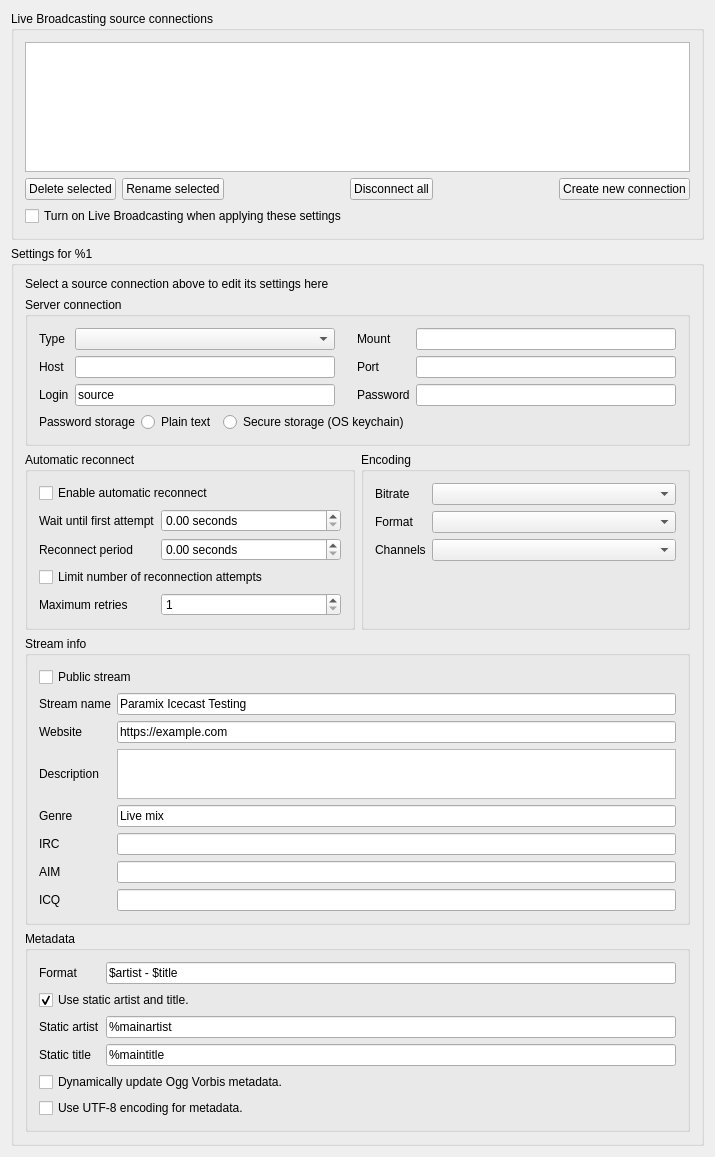
<?xml version="1.0" encoding="UTF-8"?>
<ui version="4.0">
 <class>DlgPrefBroadcastDlg</class>
 <widget class="QWidget" name="DlgPrefBroadcastDlg">
  <property name="geometry">
   <rect>
    <x>0</x>
    <y>0</y>
    <width>715</width>
    <height>1012</height>
   </rect>
  </property>
  <property name="windowTitle">
   <string>Live Broadcasting Preferences</string>
  </property>
  <layout class="QGridLayout" rowstretch="0,0,0,0,0,0,0">
   <item row="0" column="0" colspan="2">
    <widget class="QGroupBox" name="groupBoxProfiles">
     <property name="title">
      <string>Live Broadcasting source connections</string>
     </property>
     <layout class="QVBoxLayout" name="verticalLayout_7">
      <item>
       <widget class="QTableView" name="connectionList">
        <property name="minimumSize">
         <size>
          <width>0</width>
          <height>130</height>
         </size>
        </property>
        <property name="styleSheet">
         <string notr="true"/>
        </property>
        <property name="selectionMode">
         <enum>QAbstractItemView::SingleSelection</enum>
        </property>
        <property name="selectionBehavior">
         <enum>QAbstractItemView::SelectRows</enum>
        </property>
        <property name="showGrid">
         <bool>true</bool>
        </property>
        <property name="gridStyle">
         <enum>Qt::NoPen</enum>
        </property>
        <attribute name="horizontalHeaderHighlightSections">
         <bool>true</bool>
        </attribute>
        <attribute name="horizontalHeaderStretchLastSection">
         <bool>true</bool>
        </attribute>
        <attribute name="verticalHeaderVisible">
         <bool>false</bool>
        </attribute>
        <attribute name="verticalHeaderHighlightSections">
         <bool>false</bool>
        </attribute>
       </widget>
      </item>
      <item>
       <layout class="QGridLayout" name="gridLayout_4">
        <item row="0" column="0">
         <widget class="QPushButton" name="btnRemoveConnection">
          <property name="text">
           <string>Delete selected</string>
          </property>
         </widget>
        </item>
        <item row="0" column="3">
         <widget class="QPushButton" name="btnDisconnectAll">
          <property name="text">
           <string>Disconnect all</string>
          </property>
         </widget>
        </item>
        <item row="0" column="4">
         <spacer name="horizontalSpacer_3">
          <property name="orientation">
           <enum>Qt::Horizontal</enum>
          </property>
          <property name="sizeHint" stdset="0">
           <size>
            <width>40</width>
            <height>20</height>
           </size>
          </property>
         </spacer>
        </item>
        <item row="0" column="5">
         <widget class="QPushButton" name="btnCreateConnection">
          <property name="text">
           <string>Create new connection</string>
          </property>
         </widget>
        </item>
        <item row="0" column="2">
         <spacer name="horizontalSpacer">
          <property name="orientation">
           <enum>Qt::Horizontal</enum>
          </property>
          <property name="sizeType">
           <enum>QSizePolicy::Expanding</enum>
          </property>
          <property name="sizeHint" stdset="0">
           <size>
            <width>40</width>
            <height>20</height>
           </size>
          </property>
         </spacer>
        </item>
        <item row="0" column="1">
         <widget class="QPushButton" name="btnRenameConnection">
          <property name="text">
           <string>Rename selected</string>
          </property>
         </widget>
        </item>
       </layout>
      </item>
      <item>
       <widget class="QCheckBox" name="connectOnApply">
        <property name="text">
         <string>Turn on Live Broadcasting when applying these settings</string>
        </property>
        <property name="checked">
         <bool>false</bool>
        </property>
       </widget>
      </item>
     </layout>
    </widget>
   </item>
   <item row="2" column="0" colspan="2">
    <widget class="QGroupBox" name="groupBoxProfileSettings">
     <property name="title">
      <string>Settings for %1</string>
     </property>
     <layout class="QGridLayout" name="gridLayout_8">
      <item row="2" column="0">
       <widget class="QGroupBox" name="groupBoxAutomaticReconnect">
        <property name="title">
         <string>Automatic reconnect</string>
        </property>
        <layout class="QVBoxLayout" name="verticalLayout_3">
         <item>
          <layout class="QVBoxLayout" name="verticalLayout_5">
           <item>
            <widget class="QCheckBox" name="checkBoxEnableReconnect">
             <property name="toolTip">
              <string>Reconnect if the connection to the streaming server is lost.</string>
             </property>
             <property name="text">
              <string>Enable automatic reconnect</string>
             </property>
            </widget>
           </item>
           <item>
            <widget class="QWidget" name="widgetReconnectControls" native="true">
             <layout class="QGridLayout" name="gridLayout_5">
              <property name="margin">
               <number>0</number>
              </property>
              <item row="0" column="0">
               <layout class="QGridLayout" name="gridLayout_2">
                <item row="1" column="0">
                 <widget class="QLabel" name="label_18">
                  <property name="text">
                   <string>Reconnect period</string>
                  </property>
                 </widget>
                </item>
                <item row="1" column="1">
                 <widget class="QDoubleSpinBox" name="spinBoxReconnectPeriod">
                  <property name="toolTip">
                   <string>Time to wait between two reconnection attempts.</string>
                  </property>
                  <property name="suffix">
                   <string> seconds</string>
                  </property>
                  <property name="decimals">
                   <number>2</number>
                  </property>
                  <property name="maximum">
                   <double>3600.000000000000000</double>
                  </property>
                 </widget>
                </item>
                <item row="3" column="1">
                 <widget class="QSpinBox" name="spinBoxMaximumRetries">
                  <property name="sizePolicy">
                   <sizepolicy hsizetype="Expanding" vsizetype="Fixed">
                    <horstretch>0</horstretch>
                    <verstretch>0</verstretch>
                   </sizepolicy>
                  </property>
                  <property name="minimum">
                   <number>1</number>
                  </property>
                  <property name="maximum">
                   <number>100</number>
                  </property>
                 </widget>
                </item>
                <item row="3" column="0">
                 <widget class="QLabel" name="label_17">
                  <property name="text">
                   <string>Maximum retries</string>
                  </property>
                 </widget>
                </item>
                <item row="2" column="0" colspan="2">
                 <widget class="QCheckBox" name="checkBoxLimitReconnects">
                  <property name="toolTip">
                   <string comment="Uncheck for unlimited reconnect attempts."/>
                  </property>
                  <property name="text">
                   <string>Limit number of reconnection attempts</string>
                  </property>
                 </widget>
                </item>
                <item row="0" column="1">
                 <widget class="QDoubleSpinBox" name="spinBoxFirstDelay">
                  <property name="toolTip">
                   <string>Time to wait before the first reconnection attempt is made.</string>
                  </property>
                  <property name="suffix">
                   <string> seconds</string>
                  </property>
                  <property name="maximum">
                   <double>3600.000000000000000</double>
                  </property>
                 </widget>
                </item>
                <item row="0" column="0">
                 <widget class="QLabel" name="label_19">
                  <property name="text">
                   <string>Wait until first attempt</string>
                  </property>
                 </widget>
                </item>
               </layout>
              </item>
             </layout>
            </widget>
           </item>
          </layout>
         </item>
        </layout>
       </widget>
      </item>
      <item row="2" column="1">
       <widget class="QGroupBox" name="groupBoxEncoding">
        <property name="title">
         <string>Encoding</string>
        </property>
        <layout class="QVBoxLayout" name="verticalLayout_4">
         <item>
          <layout class="QGridLayout" name="gridLayout_3">
           <item row="1" column="0">
            <widget class="QLabel" name="label_8">
             <property name="text">
              <string>Format</string>
             </property>
             <property name="buddy">
              <cstring>comboBoxEncodingFormat</cstring>
             </property>
            </widget>
           </item>
           <item row="0" column="0">
            <widget class="QLabel" name="label_4">
             <property name="sizePolicy">
              <sizepolicy hsizetype="Preferred" vsizetype="Preferred">
               <horstretch>0</horstretch>
               <verstretch>0</verstretch>
              </sizepolicy>
             </property>
             <property name="text">
              <string>Bitrate</string>
             </property>
            </widget>
           </item>
           <item row="2" column="0">
            <widget class="QLabel" name="label_9">
             <property name="frameShape">
              <enum>QFrame::NoFrame</enum>
             </property>
             <property name="lineWidth">
              <number>1</number>
             </property>
             <property name="text">
              <string>Channels</string>
             </property>
             <property name="textFormat">
              <enum>Qt::AutoText</enum>
             </property>
             <property name="scaledContents">
              <bool>false</bool>
             </property>
             <property name="buddy">
              <cstring>comboBoxEncodingChannels</cstring>
             </property>
            </widget>
           </item>
           <item row="2" column="1">
            <widget class="QComboBox" name="comboBoxEncodingChannels">
             <property name="sizePolicy">
              <sizepolicy hsizetype="Expanding" vsizetype="Fixed">
               <horstretch>0</horstretch>
               <verstretch>0</verstretch>
              </sizepolicy>
             </property>
             <property name="maximumSize">
              <size>
               <width>16777215</width>
               <height>16777215</height>
              </size>
             </property>
            </widget>
           </item>
           <item row="1" column="1">
            <widget class="QComboBox" name="comboBoxEncodingFormat">
             <property name="sizePolicy">
              <sizepolicy hsizetype="Expanding" vsizetype="Fixed">
               <horstretch>0</horstretch>
               <verstretch>0</verstretch>
              </sizepolicy>
             </property>
            </widget>
           </item>
           <item row="0" column="1">
            <widget class="QComboBox" name="comboBoxEncodingBitrate">
             <property name="sizePolicy">
              <sizepolicy hsizetype="Expanding" vsizetype="Fixed">
               <horstretch>0</horstretch>
               <verstretch>0</verstretch>
              </sizepolicy>
             </property>
            </widget>
           </item>
           <item row="3" column="1">
            <spacer name="verticalSpacer_2">
             <property name="orientation">
              <enum>Qt::Vertical</enum>
             </property>
             <property name="sizeHint" stdset="0">
              <size>
               <width>20</width>
               <height>40</height>
              </size>
             </property>
            </spacer>
           </item>
          </layout>
         </item>
        </layout>
       </widget>
      </item>
      <item row="4" column="0" colspan="2">
       <widget class="QGroupBox" name="groupBoxMetadata">
        <property name="title">
         <string>Metadata</string>
        </property>
        <property name="flat">
         <bool>false</bool>
        </property>
        <layout class="QVBoxLayout" name="verticalLayout">
         <item>
          <layout class="QGridLayout" name="gridLayout_1">
           <item row="0" column="0">
            <widget class="QLabel" name="label_16">
             <property name="text">
              <string>Format</string>
             </property>
            </widget>
           </item>
           <item row="0" column="1">
            <widget class="QLineEdit" name="metadata_format">
             <property name="toolTip">
               <string>Available fields: $artist, $title, $year, $album, $genre, $bpm</string>
             </property>
             <property name="text">
              <string notr="true">$artist - $title</string>
             </property>
            </widget>
           </item>
           <item row="2" column="0">
            <widget class="QLabel" name="label_14">
             <property name="text">
              <string>Static artist</string>
             </property>
             <property name="buddy">
              <cstring>custom_artist</cstring>
             </property>
            </widget>
           </item>
           <item row="2" column="1">
            <widget class="QLineEdit" name="custom_artist">
             <property name="text">
              <string notr="true">%mainartist</string>
             </property>
            </widget>
           </item>
           <item row="3" column="0">
            <widget class="QLabel" name="label_15">
             <property name="text">
              <string>Static title</string>
             </property>
             <property name="buddy">
              <cstring>custom_title</cstring>
             </property>
            </widget>
           </item>
           <item row="3" column="1">
            <widget class="QLineEdit" name="custom_title">
             <property name="text">
              <string notr="true">%maintitle</string>
             </property>
            </widget>
           </item>
           <item row="1" column="0" colspan="2">
            <widget class="QCheckBox" name="enableCustomMetadata">
             <property name="text">
              <string>Use static artist and title.</string>
             </property>
             <property name="checked">
              <bool>true</bool>
             </property>
            </widget>
           </item>
           <item row="4" column="0" colspan="2">
            <widget class="QCheckBox" name="ogg_dynamicupdate">
             <property name="sizePolicy">
              <sizepolicy hsizetype="Preferred" vsizetype="Fixed">
               <horstretch>0</horstretch>
               <verstretch>0</verstretch>
              </sizepolicy>
             </property>
             <property name="toolTip">
              <string>Due to flaws in some streaming clients, updating Ogg Vorbis metadata dynamically can cause listener glitches and disconnections. Check this box to update the metadata anyway.</string>
             </property>
             <property name="text">
              <string>Dynamically update Ogg Vorbis metadata.</string>
             </property>
            </widget>
           </item>
           <item row="5" column="0" colspan="2">
            <widget class="QCheckBox" name="enableUtf8Metadata">
             <property name="text">
              <string>Use UTF-8 encoding for metadata.</string>
             </property>
            </widget>
           </item>
           <item row="6" column="1">
            <spacer name="verticalSpacer_3">
             <property name="orientation">
              <enum>Qt::Vertical</enum>
             </property>
             <property name="sizeHint" stdset="0">
              <size>
               <width>20</width>
               <height>40</height>
              </size>
             </property>
            </spacer>
           </item>
          </layout>
         </item>
        </layout>
       </widget>
      </item>
      <item row="3" column="0" colspan="2">
       <widget class="QGroupBox" name="groupBoxStreamInfo">
        <property name="minimumSize">
         <size>
          <width>300</width>
          <height>0</height>
         </size>
        </property>
        <property name="title">
         <string>Stream info</string>
        </property>
        <layout class="QVBoxLayout" name="verticalLayout_2">
         <item>
          <layout class="QGridLayout">
           <item row="7" column="0">
            <widget class="QLabel" name="stream_ICQ_label">
             <property name="text">
              <string>ICQ</string>
             </property>
            </widget>
           </item>
           <item row="6" column="0">
            <widget class="QLabel" name="stream_AIM_label">
             <property name="text">
              <string>AIM</string>
             </property>
            </widget>
           </item>
           <item row="1" column="1">
            <widget class="QLineEdit" name="stream_name">
             <property name="sizePolicy">
              <sizepolicy hsizetype="Expanding" vsizetype="Fixed">
               <horstretch>0</horstretch>
               <verstretch>0</verstretch>
              </sizepolicy>
             </property>
             <property name="text">
              <string>Paramix Icecast Testing</string>
             </property>
            </widget>
           </item>
           <item row="1" column="0">
            <widget class="QLabel" name="label_10">
             <property name="sizePolicy">
              <sizepolicy hsizetype="Preferred" vsizetype="Preferred">
               <horstretch>0</horstretch>
               <verstretch>0</verstretch>
              </sizepolicy>
             </property>
             <property name="text">
              <string>Stream name</string>
             </property>
             <property name="buddy">
              <cstring>comboBoxServerType</cstring>
             </property>
            </widget>
           </item>
           <item row="2" column="0">
            <widget class="QLabel" name="label_11">
             <property name="sizePolicy">
              <sizepolicy hsizetype="Preferred" vsizetype="Preferred">
               <horstretch>0</horstretch>
               <verstretch>0</verstretch>
              </sizepolicy>
             </property>
             <property name="text">
              <string>Website</string>
             </property>
             <property name="buddy">
              <cstring>mountpoint</cstring>
             </property>
            </widget>
           </item>
           <item row="2" column="1">
            <widget class="QLineEdit" name="stream_website">
             <property name="sizePolicy">
              <sizepolicy hsizetype="Expanding" vsizetype="Fixed">
               <horstretch>0</horstretch>
               <verstretch>0</verstretch>
              </sizepolicy>
             </property>
             <property name="text">
              <string>https://example.com</string>
             </property>
            </widget>
           </item>
           <item row="3" column="0">
            <widget class="QLabel" name="label_12">
             <property name="sizePolicy">
              <sizepolicy hsizetype="Preferred" vsizetype="Preferred">
               <horstretch>0</horstretch>
               <verstretch>0</verstretch>
              </sizepolicy>
             </property>
             <property name="text">
              <string>Description</string>
             </property>
             <property name="buddy">
              <cstring>stream_desc</cstring>
             </property>
            </widget>
           </item>
           <item row="3" column="1">
            <widget class="QTextEdit" name="stream_desc">
             <property name="sizePolicy">
              <sizepolicy hsizetype="Expanding" vsizetype="Fixed">
               <horstretch>0</horstretch>
               <verstretch>0</verstretch>
              </sizepolicy>
             </property>
             <property name="minimumSize">
              <size>
               <width>0</width>
               <height>50</height>
              </size>
             </property>
             <property name="maximumSize">
              <size>
               <width>16777215</width>
               <height>50</height>
              </size>
             </property>
             <property name="tabChangesFocus">
              <bool>true</bool>
             </property>
             <property name="html">
              <string notr="true">&lt;!DOCTYPE HTML PUBLIC &quot;-//W3C//DTD HTML 4.0//EN&quot; &quot;http://www.w3.org/TR/REC-html40/strict.dtd&quot;&gt;
&lt;html&gt;&lt;head&gt;&lt;meta name=&quot;qrichtext&quot; content=&quot;1&quot; /&gt;&lt;style type=&quot;text/css&quot;&gt;
p, li { white-space: pre-wrap; }
&lt;/style&gt;&lt;/head&gt;&lt;body style=&quot; font-family:'Helvetica Neue'; font-size:13pt; font-weight:400; font-style:normal;&quot;&gt;
&lt;p style=&quot; margin-top:0px; margin-bottom:0px; margin-left:0px; margin-right:0px; -qt-block-indent:0; text-indent:0px;&quot;&gt;&lt;span style=&quot; font-family:'Helvetica Neue'; font-size:10pt;&quot;&gt;  &lt;/span&gt;&lt;/p&gt;
&lt;p style=&quot;-qt-paragraph-type:empty; margin-top:0px; margin-bottom:0px; margin-left:0px; margin-right:0px; -qt-block-indent:0; text-indent:0px; font-family:'Helvetica Neue';&quot;&gt;&lt;br /&gt;&lt;/p&gt;&lt;/body&gt;&lt;/html&gt;</string>
             </property>
            </widget>
           </item>
           <item row="4" column="0">
            <widget class="QLabel" name="label_13">
             <property name="sizePolicy">
              <sizepolicy hsizetype="Preferred" vsizetype="Preferred">
               <horstretch>0</horstretch>
               <verstretch>0</verstretch>
              </sizepolicy>
             </property>
             <property name="text">
              <string>Genre</string>
             </property>
             <property name="buddy">
              <cstring>stream_genre</cstring>
             </property>
            </widget>
           </item>
           <item row="4" column="1">
            <widget class="QLineEdit" name="stream_genre">
             <property name="sizePolicy">
              <sizepolicy hsizetype="Expanding" vsizetype="Fixed">
               <horstretch>0</horstretch>
               <verstretch>0</verstretch>
              </sizepolicy>
             </property>
             <property name="text">
              <string>Live mix</string>
             </property>
            </widget>
           </item>
           <item row="0" column="0" colspan="2">
            <widget class="QCheckBox" name="stream_public">
             <property name="text">
              <string>Public stream</string>
             </property>
            </widget>
           </item>
           <item row="5" column="0">
            <widget class="QLabel" name="stream_IRC_label">
             <property name="text">
              <string>IRC</string>
             </property>
            </widget>
           </item>
           <item row="5" column="1">
            <widget class="QLineEdit" name="stream_IRC"/>
           </item>
           <item row="6" column="1">
            <widget class="QLineEdit" name="stream_AIM"/>
           </item>
           <item row="7" column="1">
            <widget class="QLineEdit" name="stream_ICQ"/>
           </item>
          </layout>
         </item>
        </layout>
       </widget>
      </item>
      <item row="0" column="0" colspan="2">
       <widget class="QLabel" name="labelHowtoSettings">
        <property name="text">
         <string>Select a source connection above to edit its settings here</string>
        </property>
       </widget>
      </item>
      <item row="1" column="0" colspan="2">
       <widget class="QGroupBox" name="groupBoxServerConnection">
        <property name="title">
         <string>Server connection</string>
        </property>
        <layout class="QGridLayout">
         <item row="0" column="0">
          <layout class="QGridLayout" name="gridLayoutSC">
           <item row="0" column="0">
            <widget class="QLabel" name="label">
             <property name="text">
              <string>Type</string>
             </property>
            </widget>
           </item>
           <item row="0" column="1">
            <widget class="QComboBox" name="comboBoxServerType">
             <property name="sizePolicy">
              <sizepolicy hsizetype="Expanding" vsizetype="Fixed">
               <horstretch>0</horstretch>
               <verstretch>0</verstretch>
              </sizepolicy>
             </property>
            </widget>
           </item>
           <item row="0" column="2">
            <widget class="QWidget" name="widget" native="true">
             <property name="minimumSize">
              <size>
               <width>10</width>
               <height>0</height>
              </size>
             </property>
            </widget>
           </item>
           <item row="0" column="3">
            <widget class="QLabel" name="label_5">
             <property name="text">
              <string>Mount</string>
             </property>
            </widget>
           </item>
           <item row="0" column="4">
            <widget class="QLineEdit" name="mountpoint">
             <property name="text">
              <string notr="true"/>
             </property>
            </widget>
           </item>
           <item row="1" column="0">
            <widget class="QLabel" name="label_2">
             <property name="text">
              <string>Host</string>
             </property>
            </widget>
           </item>
           <item row="1" column="1">
            <widget class="QLineEdit" name="host">
             <property name="text">
              <string notr="true"/>
             </property>
            </widget>
           </item>
           <item row="1" column="3">
            <widget class="QLabel" name="label_3">
             <property name="text">
              <string>Port</string>
             </property>
            </widget>
           </item>
           <item row="1" column="4">
            <widget class="QLineEdit" name="port">
             <property name="sizePolicy">
              <sizepolicy hsizetype="Preferred" vsizetype="Fixed">
               <horstretch>0</horstretch>
               <verstretch>0</verstretch>
              </sizepolicy>
             </property>
             <property name="text">
              <string notr="true"/>
             </property>
            </widget>
           </item>
           <item row="2" column="0">
            <widget class="QLabel" name="label_6">
             <property name="text">
              <string>Login</string>
             </property>
            </widget>
           </item>
           <item row="2" column="1">
            <widget class="QLineEdit" name="login">
             <property name="text">
              <string notr="true">source</string>
             </property>
            </widget>
           </item>
           <item row="2" column="3">
            <widget class="QLabel" name="label_7">
             <property name="text">
              <string>Password</string>
             </property>
            </widget>
           </item>
           <item row="2" column="4">
            <widget class="QLineEdit" name="password">
             <property name="text">
              <string notr="true"/>
             </property>
             <property name="echoMode">
              <enum>QLineEdit::Password</enum>
             </property>
            </widget>
           </item>
          </layout>
         </item>
         <item row="1" column="0">
          <widget class="QWidget" name="groupPasswordStorage" native="true">
           <layout class="QHBoxLayout" name="horizontalLayout_2">
            <property name="margin">
             <number>0</number>
            </property>
            <item>
             <layout class="QHBoxLayout" name="horizontalLayout">
              <item>
               <widget class="QLabel" name="label_20">
                <property name="text">
                 <string>Password storage</string>
                </property>
               </widget>
              </item>
              <item>
               <widget class="QRadioButton" name="rbPasswordCleartext">
                <property name="text">
                 <string>Plain text</string>
                </property>
                <attribute name="buttonGroup">
                 <string notr="true">rbGroupPassword</string>
                </attribute>
               </widget>
              </item>
              <item>
               <widget class="QRadioButton" name="rbPasswordKeychain">
                <property name="text">
                 <string>Secure storage (OS keychain)</string>
                </property>
                <attribute name="buttonGroup">
                 <string notr="true">rbGroupPassword</string>
                </attribute>
               </widget>
              </item>
              <item>
               <spacer name="horizontalSpacer_2">
                <property name="orientation">
                 <enum>Qt::Horizontal</enum>
                </property>
                <property name="sizeHint" stdset="0">
                 <size>
                  <width>40</width>
                  <height>20</height>
                 </size>
                </property>
               </spacer>
              </item>
             </layout>
            </item>
           </layout>
          </widget>
         </item>
        </layout>
       </widget>
      </item>
     </layout>
    </widget>
   </item>
   <item row="6" column="0">
    <spacer name="verticalSpacer">
     <property name="orientation">
      <enum>Qt::Vertical</enum>
     </property>
     <property name="sizeType">
      <enum>QSizePolicy::Expanding</enum>
     </property>
     <property name="sizeHint" stdset="0">
      <size>
       <width>20</width>
       <height>40</height>
      </size>
     </property>
    </spacer>
   </item>
  </layout>
 </widget>
 <layoutdefault spacing="6" margin="11"/>
 <tabstops>
  <tabstop>connectionList</tabstop>
  <tabstop>btnRemoveConnection</tabstop>
  <tabstop>btnRenameConnection</tabstop>
  <tabstop>btnDisconnectAll</tabstop>
  <tabstop>btnCreateConnection</tabstop>
  <tabstop>connectOnApply</tabstop>

  <tabstop>comboBoxServerType</tabstop>
  <tabstop>mountpoint</tabstop>
  <tabstop>host</tabstop>
  <tabstop>port</tabstop>
  <tabstop>login</tabstop>
  <tabstop>password</tabstop>
  <tabstop>rbPasswordCleartext</tabstop>

  <tabstop>checkBoxEnableReconnect</tabstop>
  <tabstop>spinBoxFirstDelay</tabstop>
  <tabstop>spinBoxReconnectPeriod</tabstop>
  <tabstop>checkBoxLimitReconnects</tabstop>
  <tabstop>spinBoxMaximumRetries</tabstop>

  <tabstop>comboBoxEncodingBitrate</tabstop>
  <tabstop>comboBoxEncodingFormat</tabstop>
  <tabstop>comboBoxEncodingChannels</tabstop>

  <tabstop>stream_public</tabstop>
  <tabstop>stream_name</tabstop>
  <tabstop>stream_website</tabstop>
  <tabstop>stream_desc</tabstop>
  <tabstop>stream_genre</tabstop>
  <tabstop>stream_IRC</tabstop>
  <tabstop>stream_AIM</tabstop>
  <tabstop>stream_ICQ</tabstop>

  <tabstop>metadata_format</tabstop>
  <tabstop>enableCustomMetadata</tabstop>
  <tabstop>custom_artist</tabstop>
  <tabstop>custom_title</tabstop>
  <tabstop>ogg_dynamicupdate</tabstop>
  <tabstop>enableUtf8Metadata</tabstop>
 </tabstops>
 <resources/>
 <connections/>
 <buttongroups>
  <buttongroup name="rbGroupPassword"/>
 </buttongroups>
</ui>
